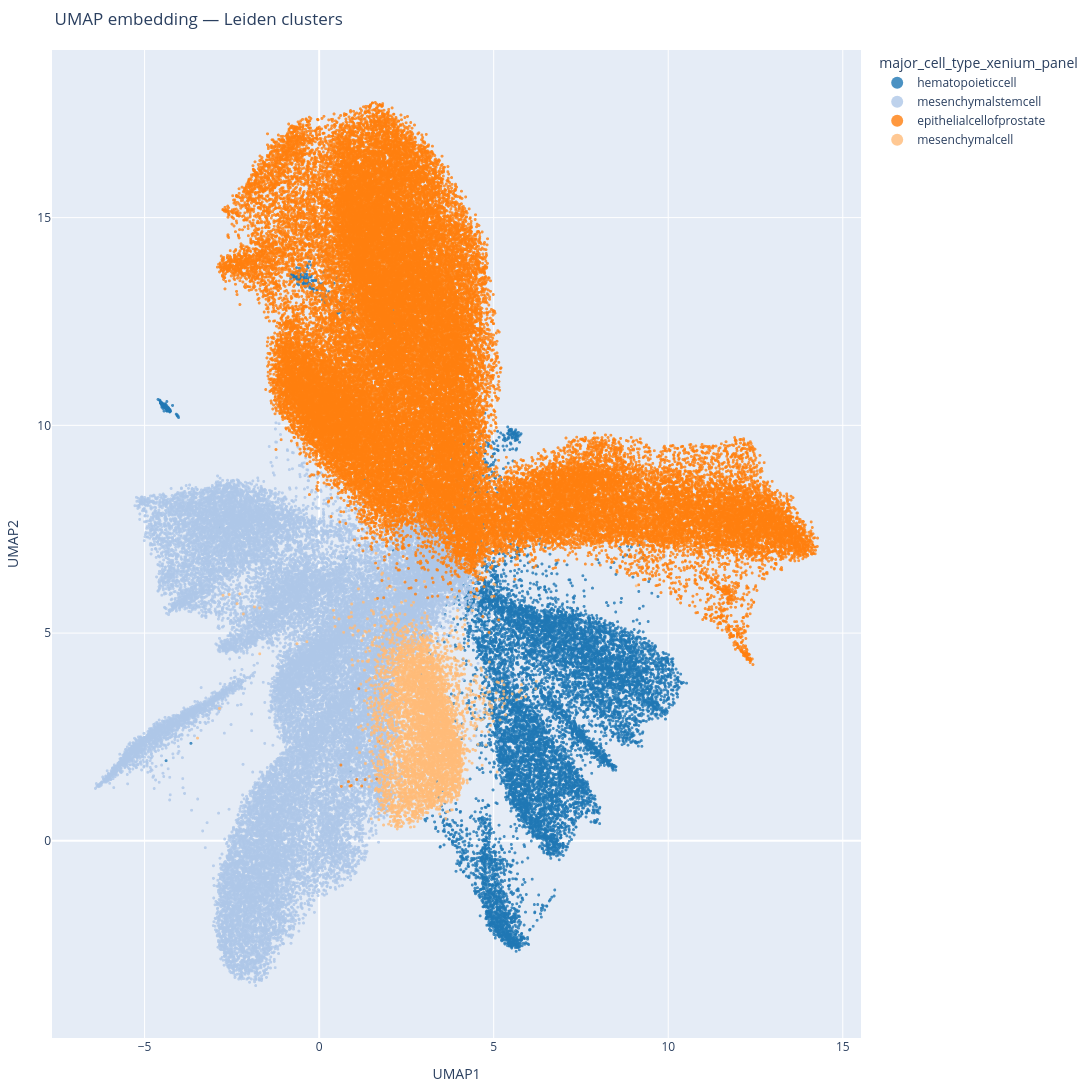

The notebook cell saved with this chart:
### Code cell
plot_adata(adata, cluster_key="major_cell_type_xenium_panel", plot_type="umap")

### Figure 1 — Plotly figure (JSON) as saved in the notebook; plotly's stock layout.template omitted (floating-point values rounded to 4 significant figures; data arrays with more than 128 entries replaced by an {"elided": "..."} marker saying what was removed)
{"data": [{"hovertemplate": "<b>%{hovertext}</b><br><br>major_cell_type_xenium_panel=hematopoieticcell<br>UMAP1=%{x}<br>UMAP2=%{y}<extra></extra>", "hovertext": {"elided": "11677 str values"}, "legendgroup": "hematopoieticcell", "marker": {"color": "#1f77b4", "opacity": 0.8, "size": 3, "symbol": "circle"}, "mode": "markers", "name": "hematopoieticcell", "showlegend": true, "type": "scattergl", "x": {"elided": "11677 float values"}, "xaxis": "x", "y": {"elided": "11677 float values"}, "yaxis": "y"}, {"hovertemplate": "<b>%{hovertext}</b><br><br>major_cell_type_xenium_panel=mesenchymalstemcell<br>UMAP1=%{x}<br>UMAP2=%{y}<extra></extra>", "hovertext": {"elided": "34724 str values"}, "legendgroup": "mesenchymalstemcell", "marker": {"color": "#aec7e8", "opacity": 0.8, "size": 3, "symbol": "circle"}, "mode": "markers", "name": "mesenchymalstemcell", "showlegend": true, "type": "scattergl", "x": {"elided": "34724 float values"}, "xaxis": "x", "y": {"elided": "34724 float values"}, "yaxis": "y"}, {"hovertemplate": "<b>%{hovertext}</b><br><br>major_cell_type_xenium_panel=epithelialcellofprostate<br>UMAP1=%{x}<br>UMAP2=%{y}<extra></extra>", "hovertext": {"elided": "61218 str values"}, "legendgroup": "epithelialcellofprostate", "marker": {"color": "#ff7f0e", "opacity": 0.8, "size": 3, "symbol": "circle"}, "mode": "markers", "name": "epithelialcellofprostate", "showlegend": true, "type": "scattergl", "x": {"elided": "61218 float values"}, "xaxis": "x", "y": {"elided": "61218 float values"}, "yaxis": "y"}, {"hovertemplate": "<b>%{hovertext}</b><br><br>major_cell_type_xenium_panel=mesenchymalcell<br>UMAP1=%{x}<br>UMAP2=%{y}<extra></extra>", "hovertext": {"elided": "5654 str values"}, "legendgroup": "mesenchymalcell", "marker": {"color": "#ffbb78", "opacity": 0.8, "size": 3, "symbol": "circle"}, "mode": "markers", "name": "mesenchymalcell", "showlegend": true, "type": "scattergl", "x": {"elided": "5654 float values"}, "xaxis": "x", "y": {"elided": "5654 float values"}, "yaxis": "y"}], "layout": {"height": 1200, "legend": {"bgcolor": "rgba(255,255,255,0.5)", "itemsizing": "constant", "title": {"text": "major_cell_type_xenium_panel"}, "tracegroupgap": 0, "traceorder": "normal", "x": 1.02, "y": 1}, "margin": {"b": 20, "l": 20, "r": 200, "t": 50}, "title": {"text": "UMAP embedding — Leiden clusters"}, "width": 1400, "xaxis": {"anchor": "y", "domain": [0, 1], "title": {"text": "UMAP1"}}, "yaxis": {"anchor": "x", "domain": [0, 1], "title": {"text": "UMAP2"}}}}
